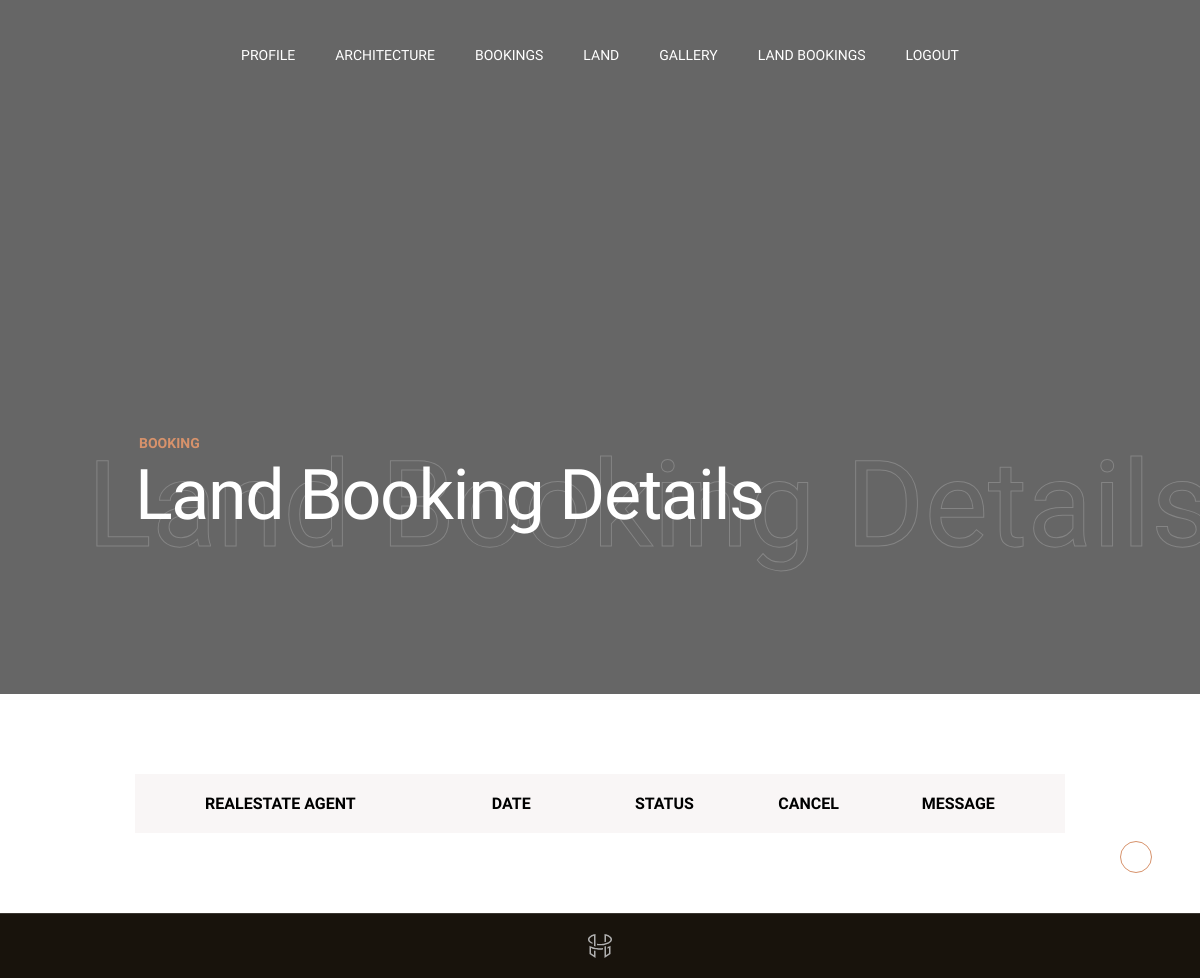
Before: /user/realbook_details.php (signed in) with the older database file.
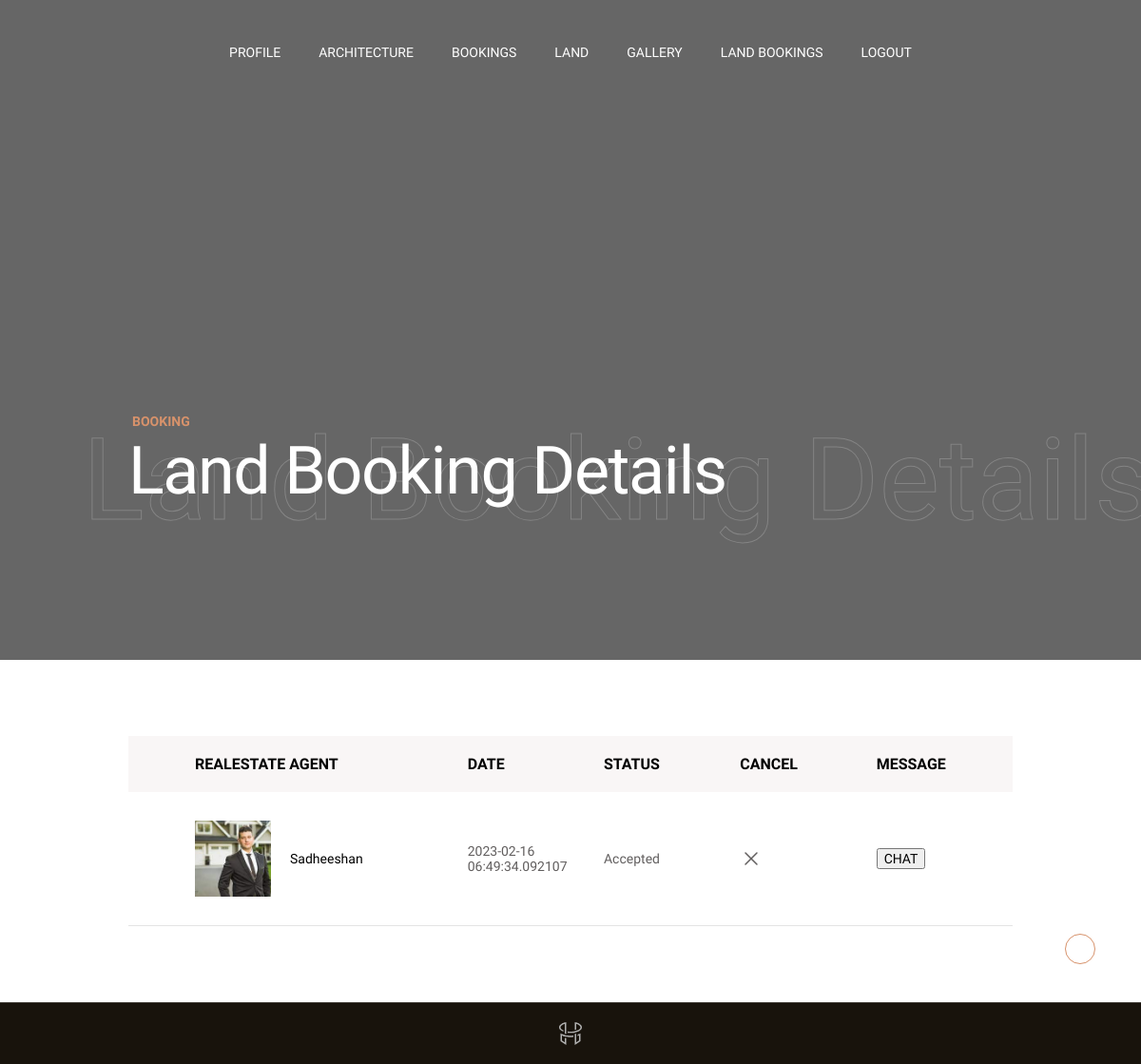
After: the same page with the newer database file.
### tables this page shows
CREATE TABLE IF NOT EXISTS `real_booking` (
  `re_id` int(11) NOT NULL AUTO_INCREMENT,
  `rel_id` int(11) NOT NULL,
  `rerl_id` int(11) NOT NULL,
  `re_fname` varchar(100) NOT NULL,
  `re_lname` varchar(100) NOT NULL,
  `re_email` varchar(100) NOT NULL,
  `re_address` varchar(100) NOT NULL,
  `re_contactnumber` varchar(100) NOT NULL,
  `re_status` varchar(100) NOT NULL,
  `re_date` timestamp(6) NOT NULL DEFAULT CURRENT_TIMESTAMP(6),
  PRIMARY KEY (`re_id`)
);

CREATE TABLE IF NOT EXISTS `real_estate_registration` (
  `r_id` int(30) NOT NULL AUTO_INCREMENT,
  `rl_id` int(30) NOT NULL,
  `r_fname` varchar(100) NOT NULL,
  `r_lname` varchar(100) NOT NULL,
  `r_address` varchar(100) NOT NULL,
  `r_email` varchar(100) NOT NULL,
  `r_password` varchar(100) NOT NULL,
  `r_mobilenumber` varchar(100) NOT NULL,
  `r_file` varchar(100) NOT NULL,
  PRIMARY KEY (`r_id`)
);

### user/realbook_details.php (the view, shortened to what this page needs)
<?php
include 'uheader.php';
?>
  <div class="content-wrapper  js-content-wrapper">
        <section class="page-masthead">
          <div data-parallax="0.6" class="page-masthead__bg">
          </div>
          <div class="container">
            <div class="page-masthead__content">
              <div class="row justify-content-between md:justify-content-center align-items-center">
                <div class="col-lg-9 col-md-10">
                  <div data-anim="slide-up delay-1">
                    <div class="page-masthead__subtitle">Booking</div>
                    <div class="page-masthead__back_title">Land Booking Details</div>
                    <h1 class="page-masthead__title text-white">Land Booking Details</h1>
                  </div>
                </div>
              </div>
            </div>
          </div>
        </section>
        <section class="layout-pt-md layout-pb-md">
          <div class="container">
            <div class="row x-gap-60">
              <div class="col-lg">
                <div class="shopCart-header sm:d-none">
                  <div class="row no-gutters justify-content-between">
                    <div class="col-md-4">
                      <div class="shopCart-header__title">
                        Realestate Agent
                      </div>
                    </div>
                    <div class="col-md-2">
                      <div class="shopCart-header__title">
                        Date
                      </div>
                    </div>
                    <div class="col-md-2">
                      <div class="shopCart-header__title">
                        Status
                      </div>
                    </div>
                    <div class="col-md-2">
                      <div class="shopCart-header__title">
                        Cancel
                      </div>
                    </div>
                    <div class="col-md-2">
                      <div class="shopCart-header__title">
                        Message
                      </div>
                    </div>
                  </div>
                </div>
                <div class="shopCart-products">
                  <?php
                    $result = $con->query("SELECT real_estate_registration.rl_id,real_estate_registration.r_fname,real_booking.re_date,real_booking.re_status,real_estate_registration.r_file,real_booking.re_id  FROM real_booking INNER JOIN real_estate_registration ON real_booking.rerl_id=real_estate_registration.rl_id WHERE real_booking.rel_id=$l_id");
                               while($row= mysqli_fetch_array($result))
                                 {
                                  ?>
                  <div class="shopCart-products__item">
                    <div class="row no-gutters y-gap-10 justify-content-between">
                      <div class="col-md-4">
                        <div class="shopCart-products__product">
                          <div class="image">
                            <div class="bg-image js-lazy" data-bg="../uploads/<?php echo  $r_file= $row['r_file']; ?>"></div>
                          </div>
                          <div class="title"><?php echo  $r_fname= $row['r_fname']; ?></div>
                        </div>
                      </div>
                      <div class="col-md-2 sm:mt-16">
                        <div class="d-flex h-100 align-items-center">
                          <div class="shopCart-products__price text-grey">
                             <?php echo  $re_date=$row['re_date']; ?>
                          </div>
                        </div>
                      </div>
                      <div class="col-md-2">
                        <div class="d-flex h-100 align-items-center">
                          <div class="shopCart-products__quantity text-grey">
                            <?php
  $re_status=$row['re_status'];
if($re_status=='Accepted')
{
 ?>
 <a href="enterdetails.php?re_id=<?php echo $row['re_id']; ?>">Accepted</a>
 <?php
}
else
{
  echo "Booked";
}
                             ?>
                          </div>
                        </div>
                      </div>
                      <div class="col-md-2">
                        <div class="d-flex h-100 align-items-center">
                          <div class="shopCart-products__subtotal text-grey">
                            <div class="shopCart-products__cross">
                       <a href="deletereal_booking.php?re_id=<?php echo $row['re_id']; ?>"> <i class="icon" data-feather="x"></i></a>
                      </div>
                          </div>
                        </div>
                      </div>
                          <div class="col-md-2">
                        <div class="d-flex h-100 align-items-center">
                          <div class="shopCart-products__subtotal text-grey">
                            <div class="shopCart-products__cross">
                       <a href="real_msguser.php?cl_id=<?php echo  $rl_id=$row['rl_id']; ?>"> <input type="button" name="" value="CHAT"></a>
                      </div>
                          </div>
                        </div>
                      </div>
                    </div>
                  </div>
                <?php   }
                                 ?>
                </div>
              </div>
              </div>
          </div>
        </section>
       <?php
include 'ufooter.php';
?>

### user/uheader.php (shortened to what this page needs)
<?php
  $l_id=$_SESSION['l_id'];
                                 ?>
<!DOCTYPE html>
<html lang="en">
<head>
  <link rel="stylesheet" href="dist/leaflet.css"  />
  <link rel="stylesheet" href="css/vendors.css">
  <link rel="stylesheet" href="css/main.css">
   <link rel="stylesheet" href="css/all.min.css">
</head>
<body class="preloader-visible" data-barba="wrapper">
  <div class="barba-container" data-barba="container">
    <main class="main-content  ">
      <header class="header  js-header">
        <div class="header__bar  js-header-bar">
          <div class="row justify-content-between align-items-center">
            <div class="col-auto z-5 js-header-item">
              <div class="header__item -margin-sm">
                <div class="header__logo text-white js-header-logo">
                  <a data-barba href="index.php">
                    <i class="icon icon-logo"></i>
                  </a>
                </div>
              </div>
            </div>
            <div class="menu js-menu ">
              <div class="menu__container">
                <ul class="nav js-navList ">
                  <li class="text-white">
                    <a  href="userprofile.php">Profile</a>
                  </li>
                  <li class="text-white">
                    <a href="architecturecompany.php">Architecture</a>
                  </li>
                  <li class="text-white">
                    <a href="bookingdetails.php">Bookings</a>
                  </li>
                  <li class="text-white">
                    <a href="land_view.php">Land</a>
                  </li>
                   <li class="text-white">
                    <a href="gallery.php">Gallery</a>
                  </li>
                  <li class="text-white">
                    <a href="realbook_details.php">Land Bookings</a>
                  </li>
                  <li class="text-white">
                    <a href="logout.php">Logout</a>
                  </li>
                        </ul>
              </div>
            </div>
            <div class="col-auto z-5 sm:pos-unset js-header-item">
              </div>
            </div>
          </div>
        </div>

### user/ufooter.php (shortened to what this page needs)
 <footer class="footer -type-1">
          <div class="footer__bottom">
            <div class="container">
              <div class="row align-items-center justify-content-between sm:justify-content-start">
                <div class="col-auto sm:order-1">
                  <div class="footer__logo">
                    <img src="img/general/logo.svg" alt="logo">
                  </div>
                </div>
              </div>
            </div>
          </div>
          <div data-cursor class="backButton js-backButton">
            <div class="nav -slider">
              <div class="nav__item -left">
                <i class="icon icon-right-arrow"></i>
              </div>
            </div>
          </div>
        </footer>
      </div>
</body>
</html>

Changed rows visible on the page:
added real_booking: real_estate_registration.r_fname "Sadheeshan", re_date "2023-02-16 06:49:34.092107"
